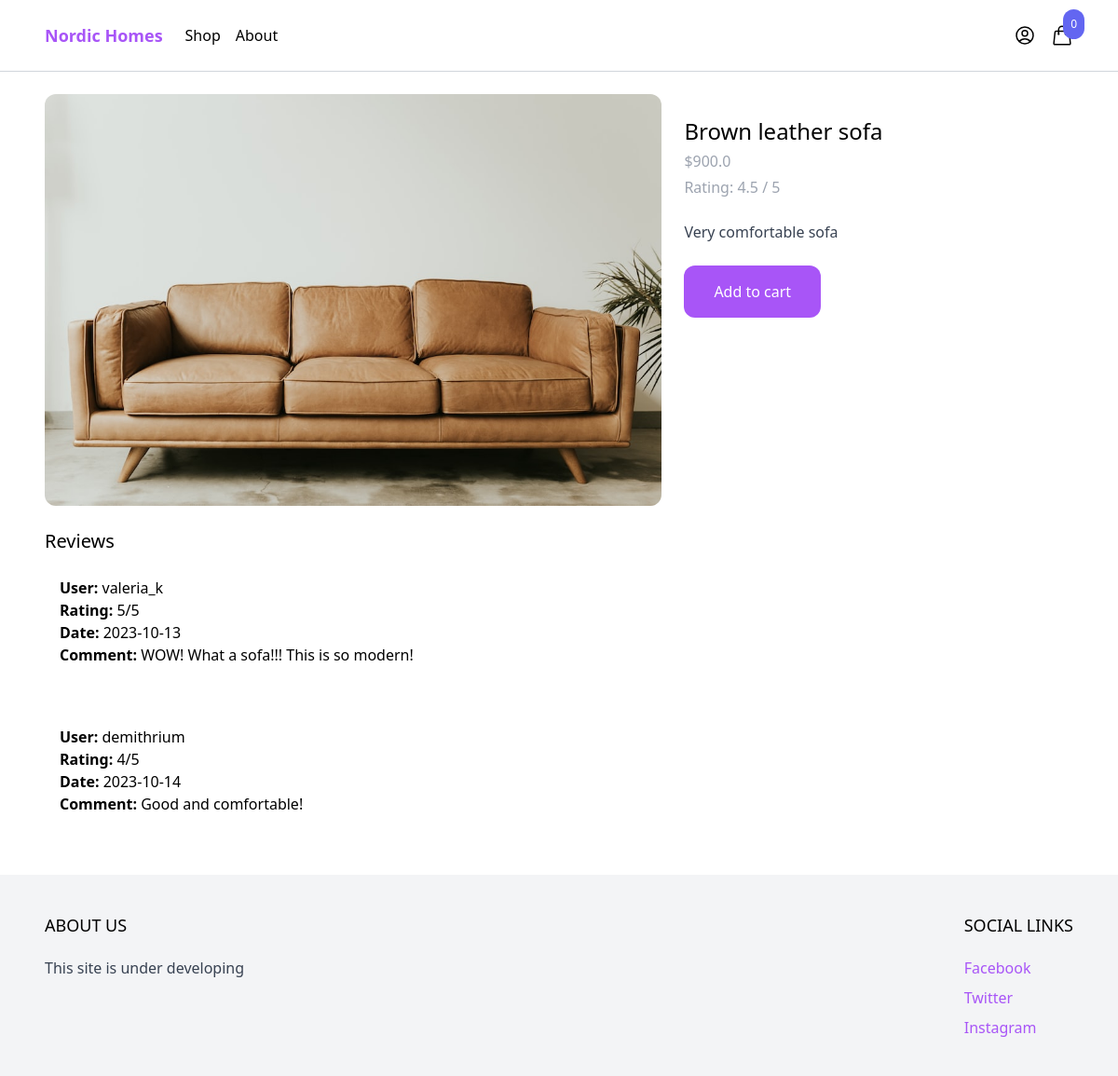
Page /shop/brown-leather-sofa/ on the committed database.
### product/models.py (models this page shows, shortened)
class Product(models.Model):
    category = models.ForeignKey(Category, related_name='product', on_delete=models.CASCADE)
    name = models.CharField(max_length=255)
    slug = models.SlugField()
    description = models.TextField(blank=True, null=True)
    price = models.IntegerField()
    created_at = models.DateTimeField(auto_now_add=True)
    image = models.ImageField(upload_to='uploads/', blank=True, null=True)
    thumbnail = models.ImageField(upload_to='uploads/', blank=True, null=True)
    class Meta:
        ordering = ('-created_at',)
    def get_display_price(self):
        return self.price / 100
    def get_rating(self):
        reviews_total = 0
        for review in self.reviews.all():
            reviews_total += review.rating
        if reviews_total > 0:
            return reviews_total / self.reviews.count()
        return 0

class Review(models.Model):
    product = models.ForeignKey(Product, related_name='reviews', on_delete=models.CASCADE)
    rating = models.IntegerField(default=3)
    content = models.TextField(default='')
    created_by = models.ForeignKey(User, related_name='reviews', on_delete=models.CASCADE)
    created_at = models.DateTimeField(auto_now_add=True)

### product/views.py (the view, shortened to what this page needs)
# urls.py: path('shop/<slug:slug>/', product, name='product'),
def product(request, slug):
    product = get_object_or_404(Product, slug=slug)
    return render(request, 'product/product.html', {'product': product})

### cart/cart.py (called while the page is built)
    def __len__(self):
        return sum(item['quantity'] for item in self.cart.values())

### cart/context_processors.py (called while the page is built)
def cart(request):
    return {'cart': Cart(request)}

### product/templates/product/product.html (shortened to what this page needs)
{% extends 'core/base.html' %}
{% block content %}
<div class="max-w-6xl mx-auto flex flex-wrap py-6 px-6 xl:px-0">
    <div class="images w-full mb-6 lg:mb-0 lg:w-3/5">
        <img src="{% if product.image %}{{ product.image.url }}{%else%}https://via.placeholder.com/240x240x.jpg{%endif%}"
             alt="" class="rounded-xl">
    </div>
    <div class="information w-full lg:w-2/5 lg:p-6">
        <h1 class="text-2xl">{{ product.name }}</h1>
        <p class="mt-1 text-gray-400">${{product.get_display_price}}</p>
        {% if product.get_rating > 0 %}
        <p class="mt-1 text-gray-400">Rating: {{ product.get_rating }} / 5</p>
        {% endif %}
        {% if product.description %}
            <p class="mt-6 text-gray-700">{{ product.description }}</p>
        {% endif %}
        <a href="#" class="mt-6 inline-block px-8 py-4 rounded-xl bg-purple-500 text-white hover:bg-purple-700"
        hx-get="{% url 'add_to_cart' product.id %}"
        hx-target="#menu-cart-button"
        hx-swap="outerHTML">
            Add to cart
        </a>
    </div>
    <div class="w-full mt-6">
        <h2 class="text-xl">Reviews</h2>
        {% for review in product.reviews.all %}
            <div class="px-4 py-6 bg-white rounded-xl mb-4">
                <strong>User: </strong> {{ review.created_by }}<br>
                <strong>Rating: </strong> {{ review.rating }}/5<br>
                <strong>Date: </strong>  {{ review.created_at|date:"Y-m-d" }}<br>
                <strong>Comment: </strong>
                {{ review.content }}
            </div>
        {% endfor %}
    </div>
</div>
{% endblock %}

### rows in the picture
Product: image (picture), name "Brown leather sofa", get_display_price "900.0", get_rating "4.5", description "Very comfortable sofa"
Review: created_by "valeria_k", rating "5", created_at "2023-10-13", content "WOW! What a sofa!!! This is so modern!"
Review: created_by "demithrium", rating "4", created_at "2023-10-14", content "Good and comfortable!"

### other values in the picture
{{ cart|length }} "0"
